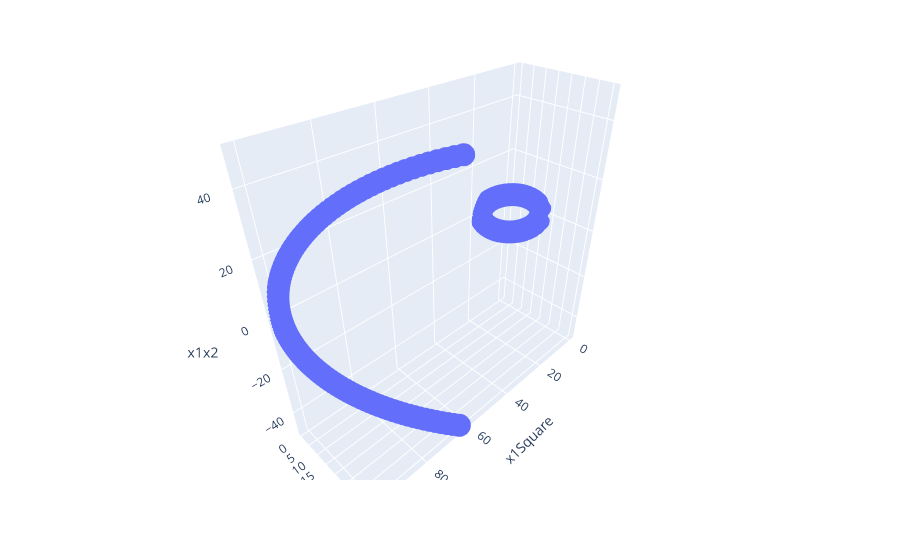

The notebook cell this image was saved under:
### Code cell
fig = px.scatter_3d(df1, x="x1Square", y="x2Square", z="x1x2")
fig.show()

### Figure 1 — Plotly figure (JSON) as saved in the notebook; plotly's stock layout.template omitted (floating-point values rounded to 4 significant figures; data arrays with more than 128 entries replaced by an {"elided": "..."} marker saying what was removed)
{"data": [{"hovertemplate": "x1Square=%{x}<br>x2Square=%{y}<br>x1x2=%{z}<extra></extra>", "legendgroup": "", "marker": {"color": "#636efa", "symbol": "circle"}, "mode": "markers", "name": "", "scene": "scene", "showlegend": false, "type": "scatter3d", "x": {"elided": "332 float values"}, "y": {"elided": "332 float values"}, "z": {"elided": "332 float values"}}], "layout": {"legend": {"tracegroupgap": 0}, "margin": {"t": 60}, "scene": {"domain": {"x": [0, 1], "y": [0, 1]}, "xaxis": {"title": {"text": "x1Square"}}, "yaxis": {"title": {"text": "x2Square"}}, "zaxis": {"title": {"text": "x1x2"}}}}}
